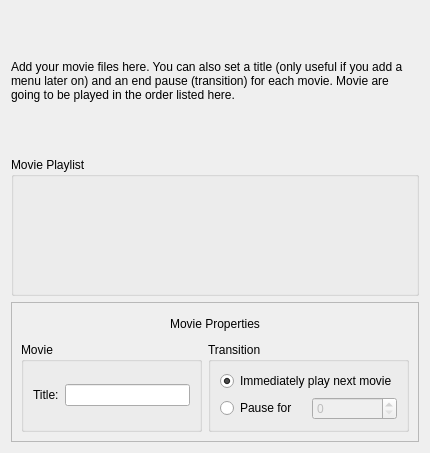
<ui version="4.0" >
 <class>PagePlaylist</class>
 <widget class="QWidget" name="PagePlaylist" >
  <property name="geometry" >
   <rect>
    <x>0</x>
    <y>0</y>
    <width>430</width>
    <height>453</height>
   </rect>
  </property>
  <property name="windowTitle" >
   <string>Form</string>
  </property>
  <layout class="QVBoxLayout" name="verticalLayout_4" >
   <item>
    <widget class="QLabel" name="description" >
     <property name="text" >
      <string>Add your movie files here. You can also set a title (only useful if you add a menu later on) and an end pause (transition) for each movie. Movie are going to be played in the order listed here.</string>
     </property>
     <property name="wordWrap" >
      <bool>true</bool>
     </property>
    </widget>
   </item>
   <item>
    <widget class="KEditListBox" name="playlist" >
     <property name="title" >
      <string>Movie Playlist</string>
     </property>
    </widget>
   </item>
   <item>
    <widget class="QFrame" name="frame" >
     <property name="frameShape" >
      <enum>QFrame::StyledPanel</enum>
     </property>
     <property name="frameShadow" >
      <enum>QFrame::Raised</enum>
     </property>
     <layout class="QGridLayout" name="gridLayout_2" >
      <item row="1" column="0" >
       <widget class="QGroupBox" name="movie_prop" >
        <property name="title" >
         <string>Movie</string>
        </property>
        <layout class="QVBoxLayout" name="verticalLayout" >
         <item>
          <layout class="QHBoxLayout" name="horizontalLayout" >
           <item>
            <widget class="QLabel" name="title" >
             <property name="text" >
              <string>Title:</string>
             </property>
            </widget>
           </item>
           <item>
            <widget class="QLineEdit" name="movietitle" />
           </item>
          </layout>
         </item>
        </layout>
        <zorder></zorder>
       </widget>
      </item>
      <item row="1" column="1" >
       <widget class="QGroupBox" name="endpause_prop" >
        <property name="title" >
         <string>Transition</string>
        </property>
        <layout class="QVBoxLayout" name="verticalLayout_2" >
         <item>
          <layout class="QGridLayout" name="gridLayout" >
           <item row="0" column="0" colspan="2" >
            <widget class="QRadioButton" name="no_endpause" >
             <property name="text" >
              <string>Immediately play next movie</string>
             </property>
             <property name="checked" >
              <bool>true</bool>
             </property>
            </widget>
           </item>
           <item row="1" column="0" >
            <widget class="QRadioButton" name="yes_endpause" >
             <property name="text" >
              <string>Pause for</string>
             </property>
            </widget>
           </item>
           <item row="1" column="1" >
            <widget class="QSpinBox" name="value_endpause" >
             <property name="enabled" >
              <bool>false</bool>
             </property>
            </widget>
           </item>
          </layout>
         </item>
        </layout>
       </widget>
      </item>
      <item row="0" column="0" colspan="2" >
       <widget class="QLabel" name="label_3" >
        <property name="text" >
         <string>Movie Properties</string>
        </property>
        <property name="alignment" >
         <set>Qt::AlignCenter</set>
        </property>
       </widget>
      </item>
     </layout>
     <zorder>movie_prop</zorder>
     <zorder>endpause_prop</zorder>
     <zorder>label_3</zorder>
    </widget>
   </item>
  </layout>
 </widget>
 <customwidgets>
  <customwidget>
   <class>KEditListBox</class>
   <extends>QGroupBox</extends>
   <header>keditlistbox.h</header>
  </customwidget>
 </customwidgets>
 <resources/>
 <connections>
  <connection>
   <sender>yes_endpause</sender>
   <signal>toggled(bool)</signal>
   <receiver>value_endpause</receiver>
   <slot>setEnabled(bool)</slot>
   <hints>
    <hint type="sourcelabel" >
     <x>275</x>
     <y>428</y>
    </hint>
    <hint type="destinationlabel" >
     <x>337</x>
     <y>423</y>
    </hint>
   </hints>
  </connection>
 </connections>
</ui>
